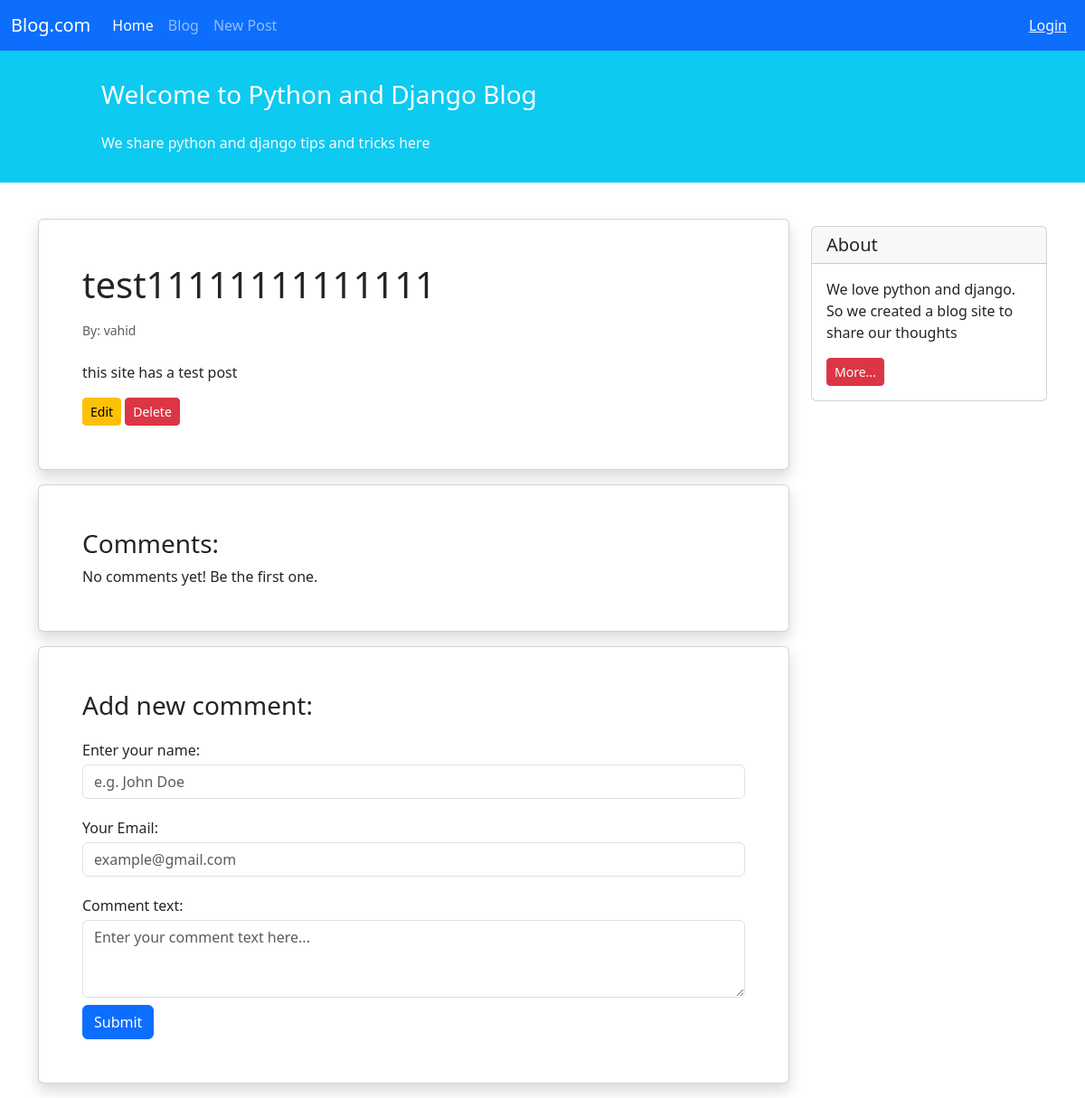
Page /blog/1/ on the committed database.
### Blog/models.py (models this page shows, shortened)
class blogs(models.Model):
    STATUS_CHOICE = (
        ('POP','Published'),
        ('DRF','draft'),
    )
    title = models.CharField(max_length=50)
    text = models.TextField()
    author = models.ForeignKey(User, on_delete=models.CASCADE)
    create_datetime = models.DateTimeField(auto_now_add=True)
    modified_datetime = models.DateTimeField(auto_now=True)
    status = models.CharField(choices=STATUS_CHOICE, max_length=3)

### Blog/views.py (the view)
# urls.py: path('<int:pk>/', views.PostDetailView.as_view(), name='detail_view'),
class PostDetailView(generic.DetailView):
    model = blogs
    template_name = 'Blog/blog_detail.html'
    context_object_name = 'post'

### Blog/templates/Blog/blog_detail.html (shortened to what this page needs)
{% extends '_base.html' %}
{% block content %}
<div class="container mt-4">
    <div class="row">
        <div class="col-9">
            <div class="card shadow my-3 p-5">
                <h1>{{post.title}}</h1>
                <p class="small text-muted mt-2">By: {{post.author}}</p>
                <p class="mt-2">{{post.text}}</p>
                <div><a href="{% url 'update_post' post.id %}" class="btn btn-sm btn-warning">Edit</a>
                <a href="{% url 'delete_post' post.id %}" class="btn btn-sm btn-danger">Delete</a></div>
            </div>
            <div class="card shadow my-3 p-5">
                <h3>Comments:</h3>
                No comments yet! Be the first one.
            </div>
            <div class="card shadow my-3 p-5">
                <h3>Add new comment:</h3>
                <form method="POST">
                    <div class="form-group py-2">
                        <label class="py-1" for="author_name">Enter your name:</label>
                        <input type="text" class="form-control" placeholder="e.g. John Doe" name="author_name">
                    </div>
                    <div class="form-group py-2">
                        <label class="py-1" for="email">Your Email:</label>
                        <input type="email" class="form-control" placeholder="example@gmail.com" name="email">
                    </div>
                    <div class="form-group py-2">
                        <label class="py-1" for="comment_text">Comment text:</label>
                        <textarea class="form-control" name="text" rows="3"
                                  placeholder="Enter your comment text here..."></textarea>
                    </div>
                    <button type="submit" class="btn btn-primary">Submit</button>
                </form>
            </div>
        </div>
        <div class="col-3">
            <div class="card my-4">
                <h5 class="card-header">About</h5>
                <div class="card-body">
                    <p class="card-text">We love python and django. So we created a blog site to share our
                        thoughts</p>
                    <a href="#"
                       class="btn btn-sm btn-danger">
                        More...
                    </a>
                </div>
            </div>
        </div>
    </div>
</div>
{% endblock content %}

### rows in the picture
blogs: title "test11111111111111", author "vahid", text "this site has a test post"
